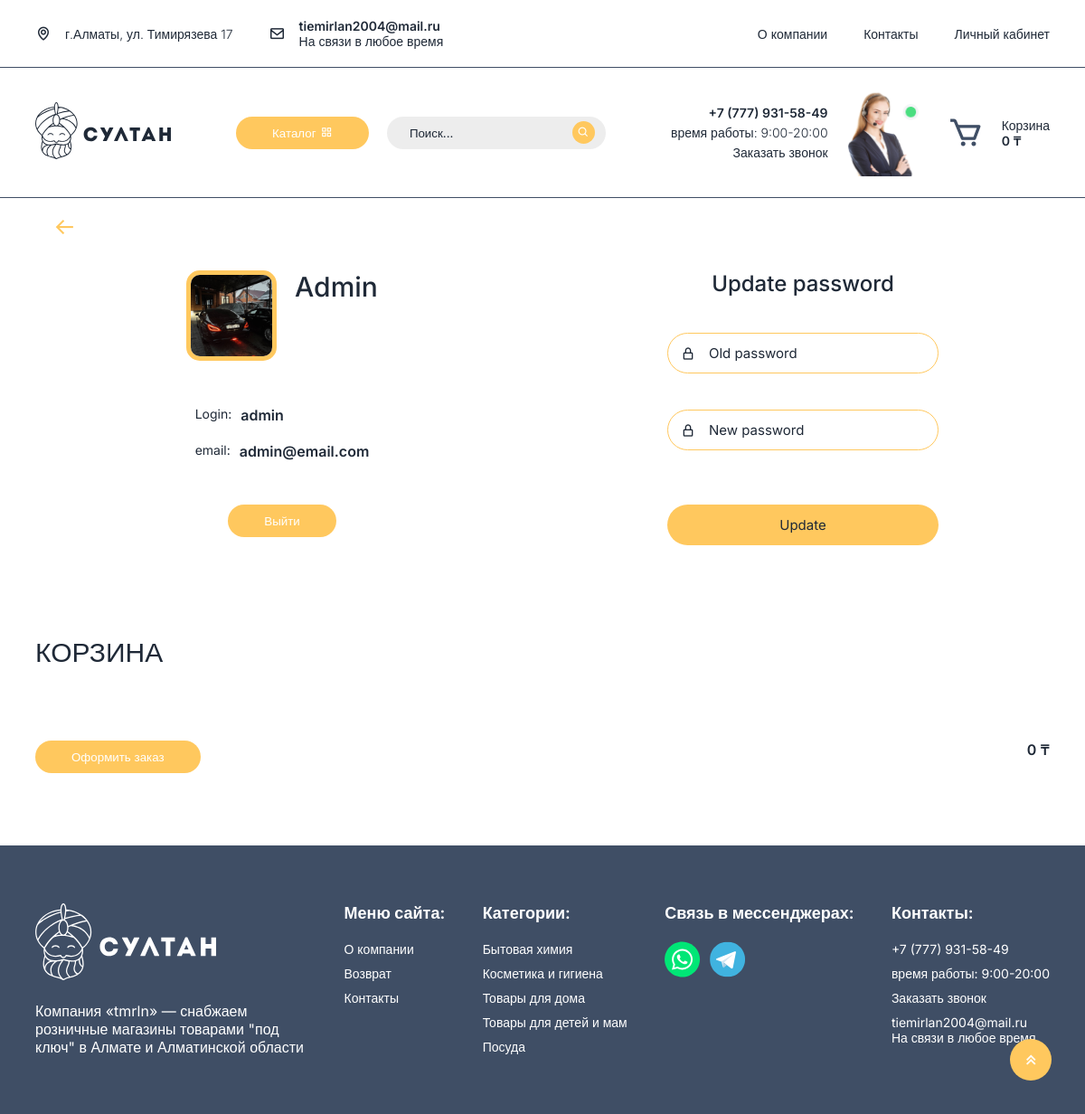
Page /cart.php (signed in) on the committed database.
### tables this page shows
CREATE TABLE IF NOT EXISTS `user` (
  `id` int(10) UNSIGNED NOT NULL AUTO_INCREMENT,
  `login` varchar(50) NOT NULL,
  `path` text,
  `name` varchar(100) NOT NULL,
  `email` varchar(256) NOT NULL,
  `pass` varchar(32) NOT NULL,
  `admin` tinyint(4) NOT NULL DEFAULT '0',
  `cart` text,
  UNIQUE KEY `id` (`id`)
);

### cart.php (the view, shortened to what this page needs)
<?php
    include('php/database.php');
    $user = $_COOKIE['user'];
    $request = "SELECT * FROM `user` WHERE `login` = '$user'";
    $result = mysqli_query($conn, $request);
    foreach ($result as $row) {
        $user_name = $row['name'];
        $user_email = $row['email'];
        $user_img = $row['path'];
    }
    $total_cost = 0;
?>
<!DOCTYPE html>
<html lang="ru">
<head>
    <link href='https://unpkg.com/boxicons@2.1.4/css/boxicons.min.css' rel='stylesheet'>
    <link rel="stylesheet" href="css/style.css">
    <link rel="stylesheet" href="css/catalog.css">
    <link rel="stylesheet" href="css/cart.css">
</head>
<body>
    <div class="header-container _fixed">
        <div class="header-wrapper container">
            <div class="header-info">
                <div class="header-info_text"><i class='bx bx-map'></i><a>г.Алматы, ул. Тимирязева 17</a></div>
                <div class="header-info_text"><i class='bx bx-envelope'></i><a><b>tiemirlan2004@mail.ru</b><br>На связи в любое время</a></div>
            </div>
            <div class="header-nav">
                <a href="index.php#aboutus">О компании</a>
                <a href="index.php#aboutus">Контакты</a>
                <a href="cart.php#">Личный кабинет</a>
            </div>
        </div>
    </div>
    <div class="content">
        <div class="header-container">
            <div class="header-wrapper container">
                <div class="header-logo" onclick="homeBtn()"><img src="assets/logos/logo_dark.svg" alt=""></div>
                <div class="header-catalog">
                    <button onclick="catalogBtn()">Каталог<i class='bx bx-grid-alt'></i></button>
                    <form id="search_form" ><label class="header-search"><input type="text" placeholder="Поиск..."><button type="submit" class='bx bx-search'></button></label></form>
                </div>
                <div class="header-contact">
                    <div class="header-contact_text">
                        <a href="tel:+77779315849" target="_blank"><b>+7 (777) 931-58-49</b></a>
                        <a>время работы: 9:00-20:00</a>
                        <a href="tel:+77779315849" target="_blank"><u>Заказать звонок</u></a>
                    </div>
                    <a href="tel:+77779315849" class="header-contact_img"><img src="assets/contact_img.png" alt=""></a>
                </div>
                <div class="header-cart">
                    <i class='bx bx-cart' onclick="cartBtn()"></i>
                    <div class="header-cart_text" onclick="cartBtn()">
                        <a>Корзина</a>
                        <a><b><?=$total_cost?> ₸</b></a>
                    </div>
                </div>
            </div>
        </div>
        <div class="container">
            <div class="user-wrapper">
            	<div class="user-backbtn bx bx-arrow-back" onclick="homeBtn()"></div>
                <div class="user-data">
                    <div class="user-img bx bx-user">
                        <?php if($user_img != ''): ?>
                        <img src="<?= $user_img ?>" alt="">
                        <?php else: ?>
                        <img style="display: none;" src="" alt="">
                        <?php endif; ?>
                        <form method="post"><label><input type="file" name="image" onchange="imageInput(this)"></label></form>
                    </div>
                    <h2><?=$user_name?></h2>
                    <text><p><a>Login:</a><a><b><?=$user?></b></a></p>
                    <p><a>email:</a><a><b><?=$user_email?></b></a></p></text>
                    <button onclick="logoutBtn()">Выйти</button>
                </div>
                <div class="user-pass">
                    <h3>Update password</h3>
                    <form id="updatepass" action="php/updatepass.php" method="post">
                        <div class="input-field">
                            <input type="password" class="_pass _req" name="oldpass" placeholder="Old password">
                            <i class='bx bx-lock-alt'></i>
                        </div>
                        <div class="input-field">
                            <input type="password" class="_pass _req" name="newpass" placeholder="New password">
                            <i class='bx bx-lock-alt'></i>
                        </div>
                        <div class="input-field">
                            <input type="submit" value="Update">
                        </div>
                    </form>
                </div>
            </div>
        </div>
        <div class="container">
            <div class="cart-wrapper">
                <h2>Корзина</h2>
                <div class="cart-price">
                    <button onclick="orderBtn()">Оформить заказ</button>
                    <b><?=$total_cost?> ₸</b>
                </div>
            </div>
        </div>
    </div>
    <div class="footer-container" id="aboutus">
        <div class="footer-wrapper container">
            <div class="footer-info">
                <div class="footer-logo" onclick="homeBtn()"><img src="assets/logos/logo_light.svg" alt=""></div>
                <div class="footer-info_text">Компания «tmrln» — снабжаем розничные магазины товарами "под ключ" в Алмате и Алматинской области</div>
            </div>
            <div class="footer-links">
                <a><b>Меню сайта:</b></a>
                <a>О компании</a>
                <a>Возврат</a>
                <a>Контакты</a>
            </div>
            <div class="footer-links">
                <a><b>Категории:</b></a>
                <a onclick="categoryBtn(this)" class="_btn">Бытовая химия</a>
                <a onclick="categoryBtn(this)" class="_btn">Косметика и гигиена</a>
                <a onclick="categoryBtn(this)" class="_btn">Товары для дома</a>
                <a onclick="categoryBtn(this)" class="_btn">Товары для детей и мам</a>
                <a onclick="categoryBtn(this)" class="_btn">Посуда</a>
            </div>
            <div class="footer-links">
                <a><b>Связь в мессенджерах:</b></a>
                <span><a href="https://wa.me/+77779315849" target="_blank"><img src="assets/whatsapp.svg" alt=""></a>
                <a href="https://t.me/+77779315849" target="_blank"><img src="assets/telegram.svg" alt=""></a></span>
            </div>
            <div class="footer-links">
                <a><b>Контакты:</b></a>
                <a href="tel:+77779315849" target="_blank">+7 (777) 931-58-49</a>
                <a>время работы: 9:00-20:00</a>
                <a href="tel:+77779315849" target="_blank">Заказать звонок</a>
                <a>tiemirlan2004@mail.ru<br>На связи в любое время</a>
            </div>
        </div>
    </div>
    <a href="#" class="scroll-top"><i class='bx bx-chevrons-up' ></i></a>
</body>
</html>

### css/style.css (style rules this page uses)
* { margin: 0; padding: 0; box-sizing: border-box; font-family: 'Inter', sans-serif; outline: none; border: none; list-style: none; text-decoration: none; scroll-behavior: smooth; }
:root { --bg-color: #fff; --main-color: #FFC85E; --second-color: #4ADE80; --light-color: #fff; --dark-color: #3F4E65; --text-color: #1F2937; --other-color: #EDEDED; --h1-font: 60px; --h2-font: 30px; --h3-font: 24px; --p-font: 14px; }
body { width: 100%; background-color: var(--bg-color); color: var(--text-color); }
h2 { font-size: var(--h2-font); font-weight: 500; }
h3 { font-size: var(--h3-font); font-weight: 500; }
a, p { text-decoration: none; font-size: var(--p-font); color: inherit; text-underline-position: under; }
b { font-weight: 600; }
.container { margin: 0 auto; padding: 0 15px; max-width: 1152px; }
._btn { cursor: pointer; }
.header-container { width: 100%; background-color: var(--bg-color); font-weight: 300; border-bottom: 1px solid var(--dark-color); }
.header-container._fixed { position: fixed; top: 0; left: 0; z-index: 5; }
.header-wrapper { padding: 20px 15px; display: flex; flex-direction: row; flex-wrap: wrap; align-items: center; justify-content: space-between; }
.header-info { display: flex; flex-direction: row; align-items: center; }
.header-info_text { display: flex; max-width: 230px; align-items: center; }
.header-info_text:first-child { margin-right: 40px; }
.header-info_text i { margin-right: 15px; font-size: 18px; }
.header-nav { display: flex; flex-direction: row; align-items: center; }
.header-nav a { margin: 0 20px; }
.header-nav a:first-child { margin: 0 20px 0 0; }
.header-nav a:last-child { margin: 0 0 0 20px; }
.header-logo { width: 150px; cursor: pointer; }
.header-logo img { width: 100%; object-fit: cover; object-position: center; }
.header-catalog { margin: 0 40px; display: flex; align-items: center; }
.header-catalog button { margin: 0 20px 0 0; padding: 10px 40px; display: flex; align-items: center; color: var(--light-color); background-color: var(--main-color); border: none; border-radius: 25px; cursor: pointer; }
.header-catalog button i { margin-left: 5px; }
.header-catalog form { width: fit-content; height: fit-content; }
.header-search { position: relative; padding: 0 25px; display: flex; align-items: center; max-width: 400px; background-color: var(--other-color); border-radius: 25px; }
.header-search input { display: flex; max-width: 100%; min-height: 36px; background-color: transparent; border: none; }
.header-search button { position: absolute; right: 5%; margin: 0; padding: 0; display: flex; width: 25px; height: 25px; align-items: center; justify-content: center; background-color: var(--main-color); color: var(--light-color); border-radius: 100%; cursor: pointer; }
.header-contact { display: flex; }
.header-contact_text { margin-right: 20px; display: flex; flex-direction: column; align-items: flex-end; justify-content: center; gap: 5px; }
.header-contact_img { width: 80px; }
.header-contact_img img { width: 100%; object-fit: cover; object-position: center; }
.header-cart { display: flex; align-items: center; }
.header-cart i { font-size: 40px; color: var(--dark-color); cursor: pointer; }
.header-cart_text { margin-left: 20px; display: flex; flex-direction: column; max-width: 60px; cursor: pointer; }
.footer-container { width: 100%; background-color: var(--dark-color); color: var(--light-color); }
.footer-container a { color: var(--light-color); }
.footer-wrapper { padding: 64px 15px; display: flex; flex-wrap: wrap; justify-content: space-between; width: 100%; }
.footer-info { display: flex; flex-direction: column; }
.footer-logo { margin-bottom: 20px; width: 200px; cursor: pointer; }
.footer-logo img { width: 100%; object-fit: cover; object-position: center; }
.footer-info_text { max-width: 300px; }
.footer-links { display: flex; flex-direction: column; gap: 10px; }
.footer-links a:first-child { margin-bottom: 10px; font-size: 18px; }
.footer-links span { display: flex; gap: 10px; }
.footer-links span a:first-child { margin-bottom: 0; }
.scroll-top { position: fixed; bottom: 2.3rem; right: 2.3rem; }
.scroll-top i { background: var(--main-color); color: var(--bg-color); font-size: 22px; padding: 12px; border-radius: 30px; }

### rows in the picture
user: path (picture), name "Admin", email "admin@email.com"

### other values in the picture
$total_cost "0"
$user "admin"
